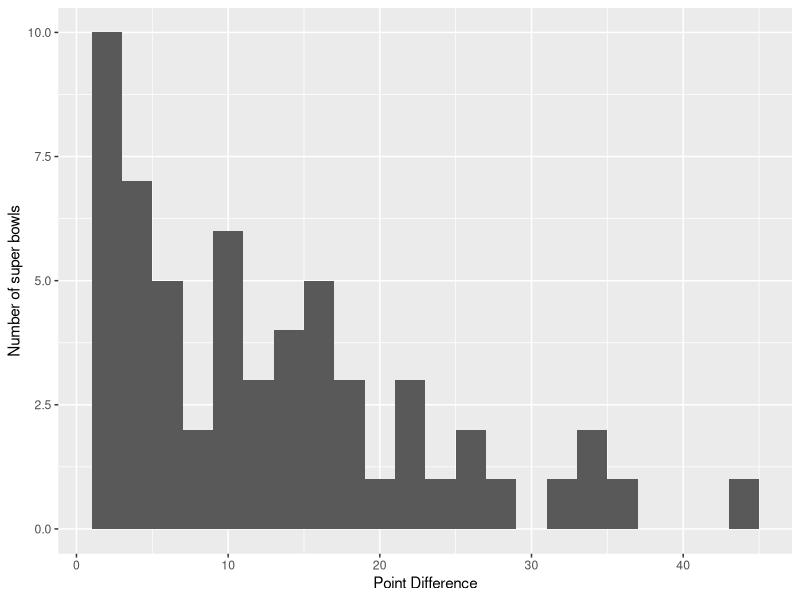
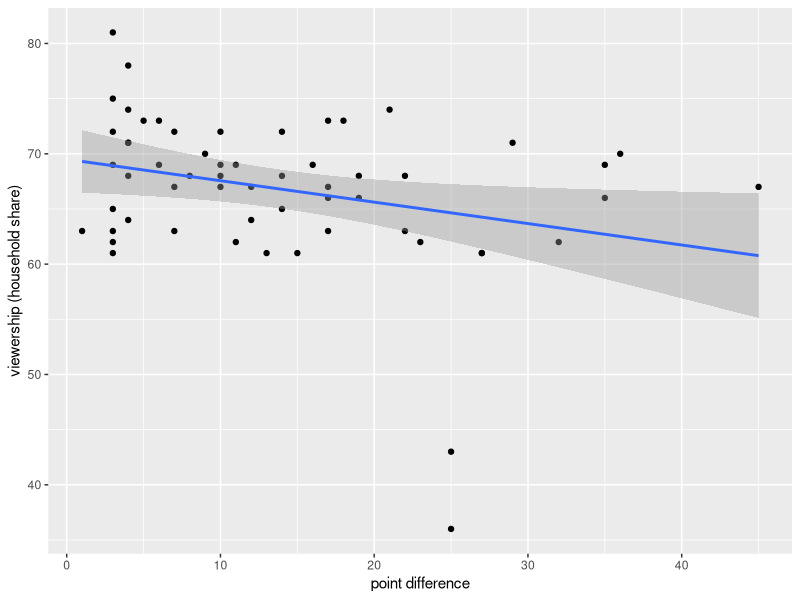
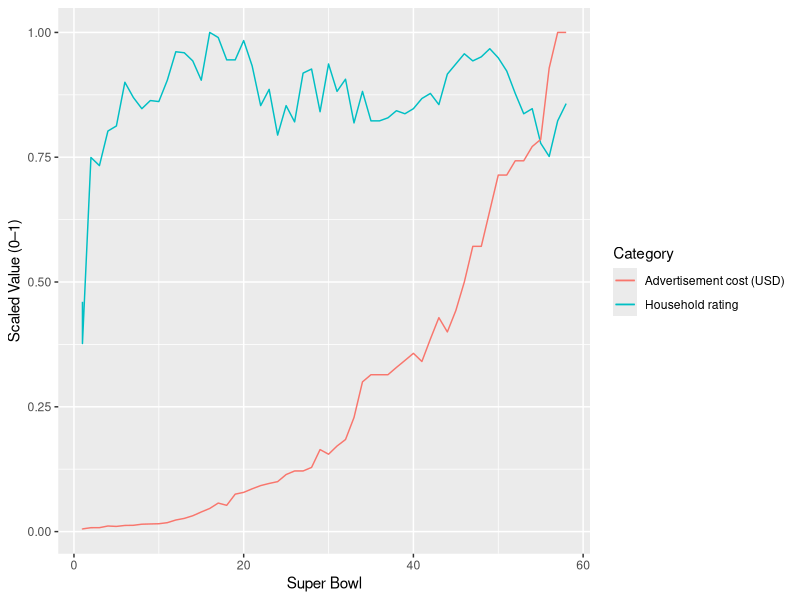

Write R code to recreate these figures, in order.
library(tidyverse)
super_bowls <- read_csv("super_bowls.csv")
tv <- read_csv("tv.csv")

#Q1. Do large point differences result in lost viewers? 

#plot a histogram of point differences 
ggplot(super_bowls, aes(difference_pts))+
  geom_histogram(binwidth = 2)+
  labs(x = "Point Difference", y = "Number of super bowls")

#display the closes game and largest point difference 
super_bowls %>% filter(difference_pts == min(difference_pts)|
                         difference_pts == max(difference_pts))
#merge the game data and tv data
games_tv <- tv %>% inner_join(super_bowls, by = "super_bowl")

#create a scatter plot with a linear regression model 
ggplot(games_tv, aes(difference_pts, share_household))+
  geom_point()+geom_smooth(method = "lm")+
  labs(x = "point difference", y = "viewership (household share)")
 score_impact = "weak"

 #Q2: How has the number of viewers and TV ratings trended 
 #alonside the advertisement costs? 
 games_tv_plot_avg_us_viewers <- games_tv %>% 
   select(super_bowl, avg_us_viewers) %>% 
   mutate(category = "Average Number of US viewers", 
          value = avg_us_viewers) %>% 
   select(super_bowl, category, value)
head(games_tv_plot_avg_us_viewers) 

games_tv_plot_rating_household <- games_tv %>%
  select(super_bowl, rating_household) %>%
  mutate(category = "Household rating", value = rating_household) %>%
  select(super_bowl, category, value)

games_tv_plot_ad_cost <- games_tv %>%
  select(super_bowl, ad_cost) %>%
  mutate(category = "Advertisement cost (USD)", value = ad_cost) %>%
  select(super_bowl, category, value)

games_tv_plot <- bind_rows(games_tv_plot_avg_us_viewers, 
                           games_tv_plot_rating_household, 
                           games_tv_plot_ad_cost)

ggplot(games_tv_plot) +
  geom_line(data = games_tv_plot %>% filter(category == "Average number of US viewers"),
            aes(x = super_bowl, y = value / max(value), color = "Average number of US viewers")) +
  geom_line(data = games_tv_plot %>% filter(category == "Household rating"),
            aes(x = super_bowl, y = value / max(value), color = "Household rating")) +
  geom_line(data = games_tv_plot %>% filter(category == "Advertisement cost (USD)"),
            aes(x = super_bowl, y = value / max(value), color = "Advertisement cost (USD)")) +
  labs(x = "Super Bowl", y = "Scaled Value (0–1)", color = "Category")

# Optional: here is a fast way to plot the data using facet_wrap()
# ggplot(games_tv_plot, aes(super_bowl, value)) +
#  geom_line() +
#  facet_wrap(~ category, scales = "free", nrow = 3) + 
#  labs(x = "Super Bowl", y = "")

# Interpret the visualization and store your answer to the question
# Interpretation: The ratings increased before advertisement costs did, but viewers were increasing quickly as well. Perhaps TV networks didn't know how to use this data to demand higher advertisement costs sooner, or they needed more evidence before they could justify the increase.
first_to_increase = "ratings"

